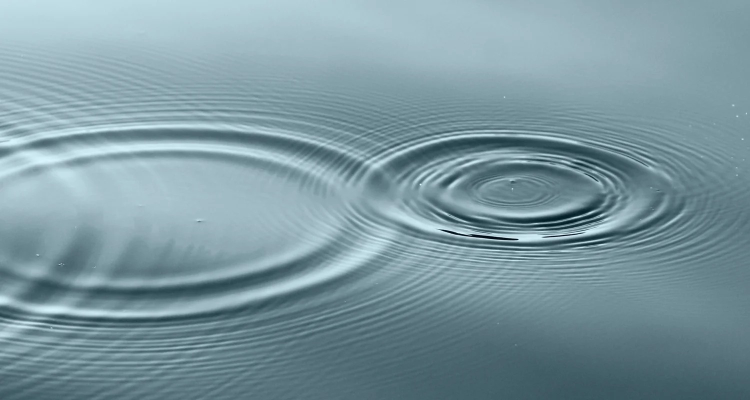
#> input picture skills/numa-reel-editor/assets/heroimage.jpg, 1500 x 800 px (shown at 1/2 size)
$ python -i vision.py   (imports and definitions only)   (older library calls are emulated)
#> lines starting #> are read from the running program, lines starting #| are printed output that depends on the picture
#> further down, picture is the input picture: shape (800, 1500, 3); mean B, G, R 160.4, 151.9, 124.1
#!/usr/bin/env python3
"""Smart framing and clip intelligence for a reel's media (R279, R282).

Usage:
    vision.py ANALYSIS_JSON [--no-clips] [--json]

For every photo and clip listed in analysis.json (written by analyze.py) this
adds, in place:

  faces     face boxes [x, y, w, h], normalized 0-1 of the source (YuNet face
            detector bundled in assets/models, run at two scales, filtered by
            size, confidence, landmark geometry and non-maximum suppression;
            OpenCV's built-in Haar cascades are the fallback when YuNet is unavailable)
  focus     the main subject point [x, y]: the largest faces first, else the
            centroid of a saliency + edge-energy map with a mild centre prior
  flags     weak-media signals for the Director's fallbacks: landscape,
            low_res, blurry, shaky (clips), dark
  orig_faces / orig_focus
            only when prep_media.py made a `prepared_path`: faces/focus then describe
            the prepared copy (the shot source) and these keep the original file's
  scores    clips only: one entry per clip second {t, sharpness, motion, faces,
            score} from frames sampled at 2 fps
  windows   clips only: up to 3 best non-overlapping windows [t0, t1, score]
            of 2-5 s, best first; the clip's faces/focus come from the best one

Deterministic and idempotent: the same analysis.json gives the same result and
re-running overwrites only these fields. The file is validated against
schemas/analysis.schema.json before it is written. Thresholds can be tuned in
config/studio.json under `vision` (see DEFAULTS).

See docs/CONTRACTS.md sections 3 and 9.
"""
from __future__ import annotations

import math
import sys
import time
from pathlib import Path
from typing import Any, Sequence

sys.path.insert(0, str(Path(__file__).resolve().parent))
import numa_common as nc  # noqa: E402

MODEL_PATH = nc.ASSETS_DIR / "models" / "face_detection_yunet_2023mar.onnx"
FLAG_ORDER = ("landscape", "low_res", "blurry", "shaky", "dark")

# Tunable thresholds (config/studio.json `vision.<key>` overrides each one).
DEFAULTS: dict[str, float] = {
    "min_short_side": 1080,        # px: a shorter side below this is low_res (needs upscale)
    "landscape_aspect": 1.0,       # w/h above this is landscape (needs outpaint or a pan)
    "dark_brightness": 0.25,       # mean luma 0-1 below this is dark ...
    "dark_highlights": 0.6,        # ... when its 95th-percentile luma is also below this (low-key shots with
                                   # lit highlights, e.g. a glowing sauna, are moody, not underexposed)
    "blurry_photo_peak": 60.0,     # 90th-percentile tile Laplacian variance (<= 1080 px wide) below this is blurry
    "blurry_clip_sharpness": 25.0,  # median contrast-normalized Laplacian variance of 540-wide clip frames
                                    # below this is blurry
    "shaky_clip_shake": 0.6,       # analyze.py shake (% of width) above this is shaky
    "face_score": 0.75,            # YuNet confidence to accept a face found at one scale only
    "face_score_multi": 0.64,      # mean confidence to accept a face both scales found
    "face_min_frac": 0.022,        # smallest face side as a fraction of the image's shorter side
}

CLIP_FPS = 2.0                 # clip frames sampled per second
CLIP_WIDTH = 540               # sampled frames are this wide (analyze.py samples at 540 too)
FLOW_WIDTH = 160               # optical flow runs on this width
DETECT_SIZES = (640, 1280)     # longer side of the two detection passes (never upscaled past 1x)
MAX_FACES = 40
WINDOW_LENGTHS = (2, 3, 4, 5)
MAX_WINDOWS = 3
SHARP_HALF = 100.0             # sharpness giving a 0.5 sharpness score (540-wide frames)


# [6 lines left out: function cfg, not called in this run]


def r4(x: float) -> float:
    return round(min(1.0, max(0.0, float(x))), 4)


# ---------------------------------------------------------------------------
# Face detection
# ---------------------------------------------------------------------------
class FaceDetector:
    """Deterministic face detection with false-positive filters.

    Primary: YuNet (cv2.FaceDetectorYN, MIT model bundled in assets/models) at
    two scales. Filters: minimum face size relative to the image, confidence
    (the mean of both scales when both found the face), plausible box aspect,
    landmark geometry (both eyes above the nose, nose above the mouth, eye
    distance a sensible fraction of the box) and NMS / containment suppression.

    Fallback (YuNet unavailable, or backend="haar"): OpenCV's built-in Haar
    cascades, frontal (default + alt2) and profile (both directions), multi-scale,
    with the same size floor; a frontal face is kept when both frontal cascades
    agree or an eye is found in its upper half, a profile face needs more
    neighbours. `backend` is "yunet", "haar" or None (no detector at all)."""

    # [41 lines left out: functions __init__, _init_haar, not called in this run]

    @property
    def available(self) -> bool:
        return self.backend is not None

    # [152 lines left out: functions _raw, detect, _detect_haar, _normalize, _plausible, _iou and 2 more, not called in this run]


def saliency_focus(bgr) -> list[float]:
    """Centroid of the most salient 15% of a spectral-residual + edge-energy map (centre prior)."""
    import cv2
    import numpy as np
    H, W = bgr.shape[:2]
#> H = 800; W = 1500
    gray = cv2.cvtColor(bgr, cv2.COLOR_BGR2GRAY) if bgr.ndim == 3 else bgr
    sw = 128
    sh = max(8, round(H * sw / W))
#> sh = 68
    small = cv2.resize(gray, (sw, sh), interpolation=cv2.INTER_AREA).astype(np.float32) / 255.0
    # spectral residual (Hou & Zhang 2007) on a 64-px copy
    sr_in = cv2.resize(small, (64, 64), interpolation=cv2.INTER_AREA)
    spec = np.fft.fft2(sr_in)
    log_amp = np.log(np.abs(spec) + 1e-6)
    residual = log_amp - cv2.blur(log_amp, (3, 3))
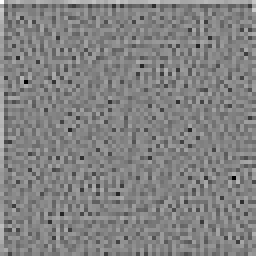
#> residual: shape (64, 64) float64 (shown 4 times larger); min -3.61, max 3.46, mean 0.0175; drawn with min black and max white
    sal = np.abs(np.fft.ifft2(np.exp(residual + 1j * np.angle(spec)))) ** 2
    sal = cv2.GaussianBlur(cv2.resize(sal.astype(np.float32), (sw, sh)), (0, 0), 3)
#> sal: shape (68, 128) float32
    # edge energy
    blur = cv2.GaussianBlur(small, (0, 0), 1.0)
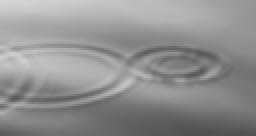
#> blur: shape (68, 128) float32 (shown 2 times larger); min 0.316, max 0.833, mean 0.566
    gx = cv2.Sobel(blur, cv2.CV_32F, 1, 0, ksize=3)
    gy = cv2.Sobel(blur, cv2.CV_32F, 0, 1, ksize=3)
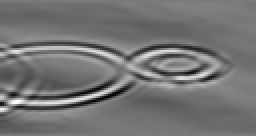
#> gy: shape (68, 128) float32 (shown 2 times larger); min -0.84, max 0.909, mean -0.042; drawn with min black and max white
    edge = cv2.GaussianBlur(np.sqrt(gx * gx + gy * gy), (0, 0), 4)
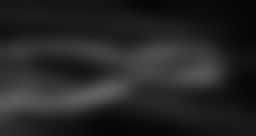
#> edge: shape (68, 128) float32 (shown 2 times larger); min 0.0228, max 0.382, mean 0.145

    def norm(a):
        lo, hi = float(a.min()), float(a.max())
#> lo = 2.96e-05; hi = 0.00516
        return (a - lo) / (hi - lo) if hi > lo else np.zeros_like(a)

    m = 0.5 * norm(sal) + 0.5 * norm(edge)
#> in norm (call 2), `lo, hi = float(a.min()), float(a.max())`: lo = 0.0228; hi = 0.382
#> in norm (call 2), `return (a - lo) / (hi - lo) if hi > lo else np.zeros_like(a)`:
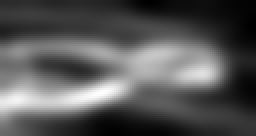
#> returned value: shape (68, 128) float32 (shown 2 times larger); min 0, max 1, mean 0.339
    yy, xx = np.mgrid[0:sh, 0:sw].astype(np.float32)
    prior = np.exp(-(((xx + 0.5) / sw - 0.5) ** 2 + ((yy + 0.5) / sh - 0.5) ** 2) / (2 * 0.3 ** 2))
    m = m * prior
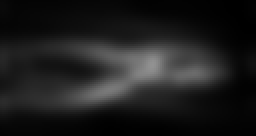
#> m: shape (68, 128) float32 (shown 2 times larger); min 0.00167, max 0.573, mean 0.117
    if float(m.max()) <= 0:
        return [0.5, 0.5]
    thr = float(np.quantile(m, 0.85))
#> thr = 0.249
    wgt = np.where(m >= thr, m, 0.0).astype(np.float64)
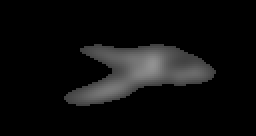
#> wgt: shape (68, 128) float64 (shown 2 times larger); min 0, max 0.573, mean 0.0543
    total = float(wgt.sum())
#> total = 472.4
    if total <= 0:
        return [0.5, 0.5]
    fx = float((wgt * (xx + 0.5)).sum() / total / sw)
#> fx = 0.545
    fy = float((wgt * (yy + 0.5)).sum() / total / sh)
#> fy = 0.529
    return [r4(min(0.95, max(0.05, fx))), r4(min(0.95, max(0.05, fy)))]


# ---------------------------------------------------------------------------
# Image metrics and flags
# ---------------------------------------------------------------------------
# [65 lines left out: functions stretch, peak_sharpness, size_flags, is_dark, photo_flags, clip_flags, not called in this run]


def luma_p95(gray) -> float:
    import numpy as np
    return float(np.percentile(gray, 95)) / 255.0


# [316 lines left out: functions needs_stabilize, needs_brighten, read_image, process_photo, sample_clip, motion_score and 11 more, not called in this run]


# [2 lines not run here, left out]

>>> import cv2
>>> picture = cv2.imread('../assets/heroimage.jpg')
>>> result = saliency_focus(picture)
#> result = [0.545, 0.529]
